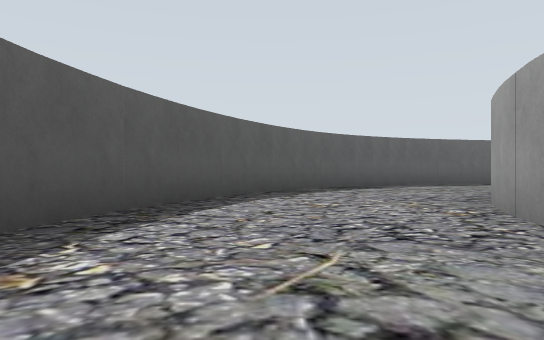
view 1 (above)

18 first-person views from a walk through a robot-simulator world made for Gazebo. The camera is 0.72 m above the floor, looks level and sees 70° across. The floor is counted in squares, 2.5 m on a side. Each view is taken from the middle of a square. On the plan, view 1 faces up. The plan holds only what a view shows up to about 9 squares ahead; the rest is blank. The place goes on beyond the plan.

view 2
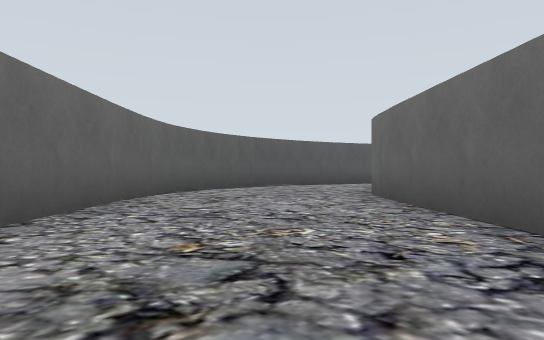

view 3
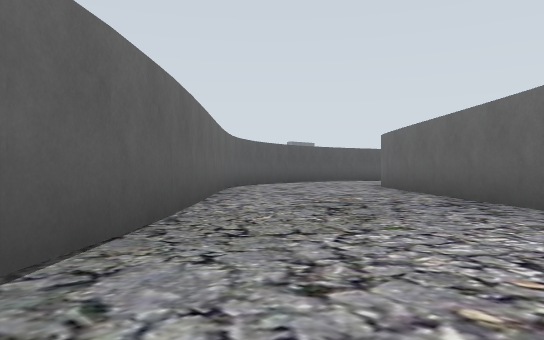

view 4
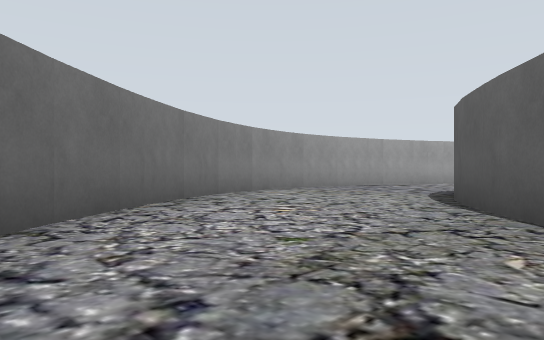

view 5
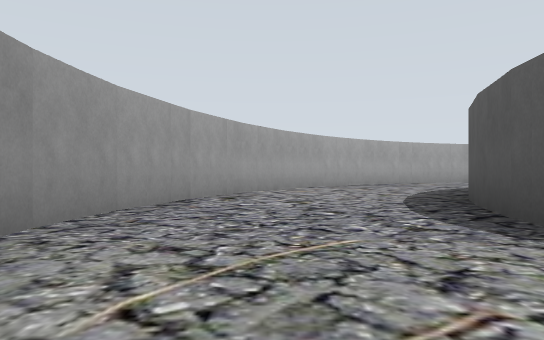

view 6
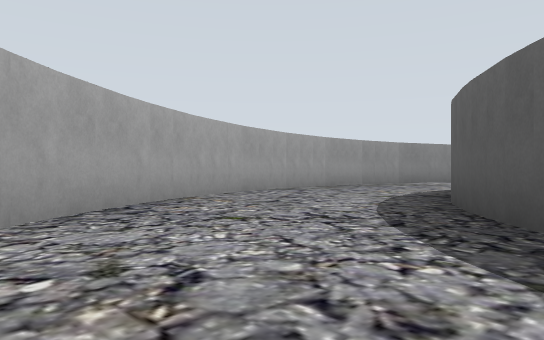

view 7
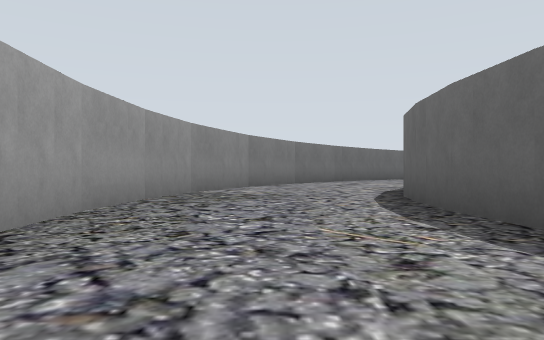

view 8
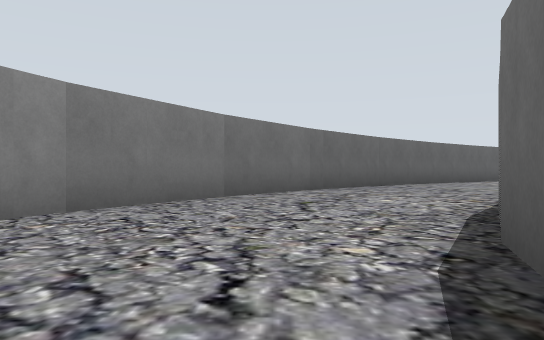

view 9
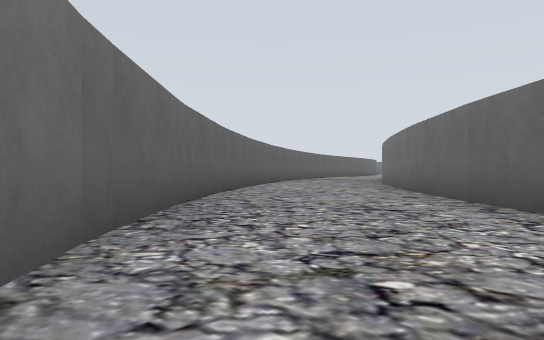

view 10
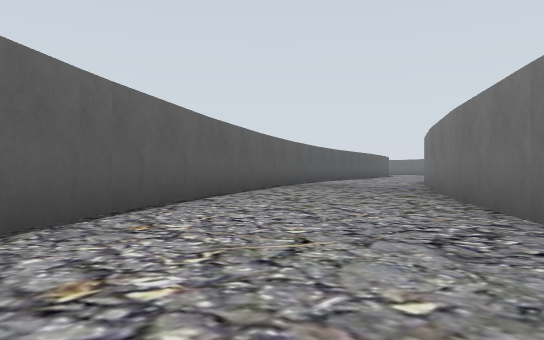

view 11
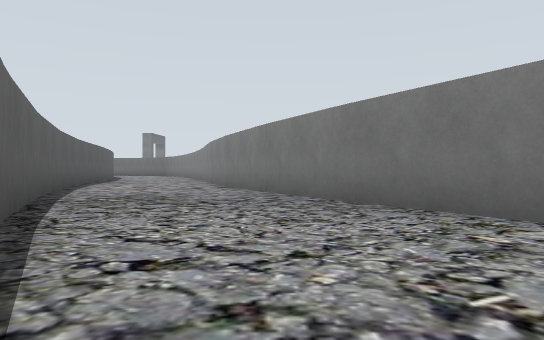

view 12
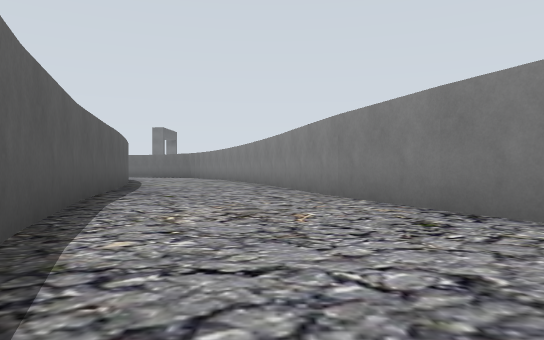

view 13
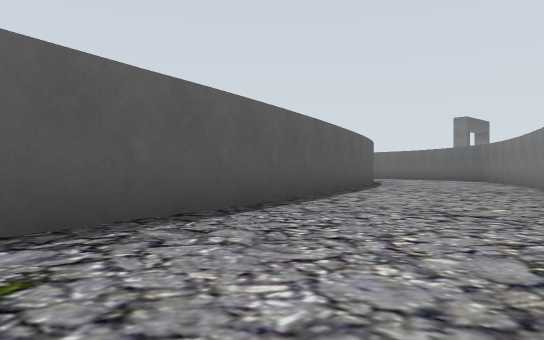

view 14
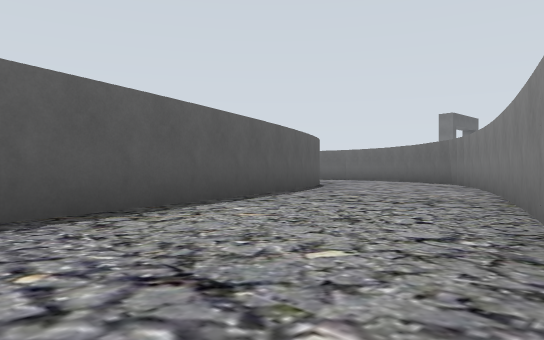

view 15
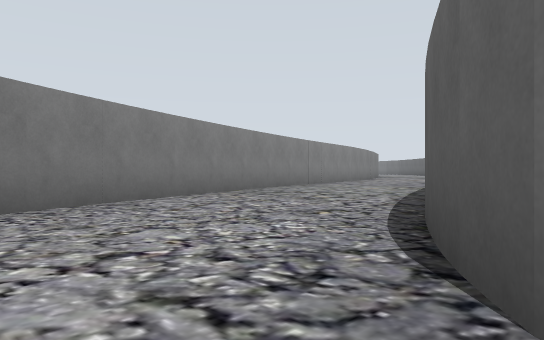

view 16
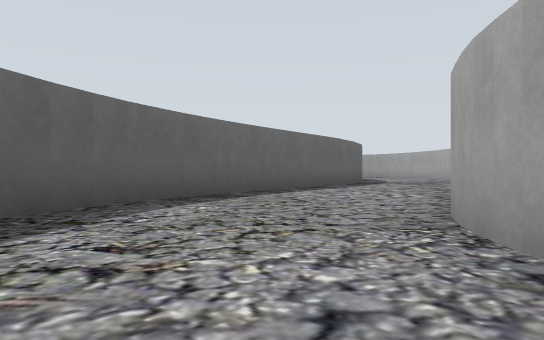

view 17
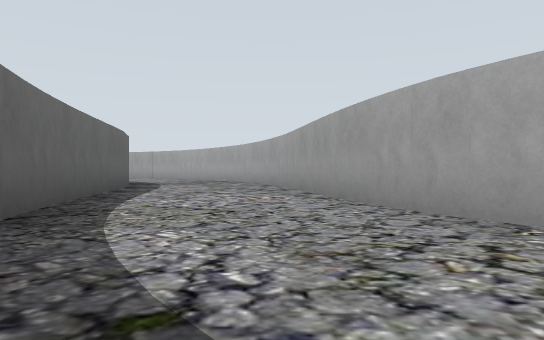

view 18
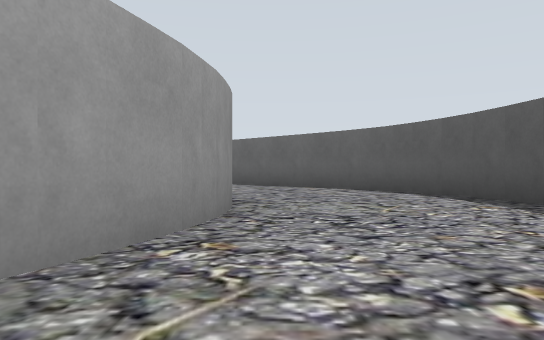

### Floor plan
Points are (right, up) in squares from view 1. A wall is a line through its corners. A room is listed if a view was taken in it or the views show most of it. See-through windows are left out.
Room 1 (views 1, 2, 3, 4, 5, 6, 7, 8, 9, 10, 11, 12, 13, 14, 15, 16, 17, 18)
walls: (-0.6, -1.3) (0, -2.1); (-0.1, -2) (2.9, -4.7); (-1, -0.5) (-0.6, -1.4); (-1.3, 0.8) (-1.1, -0.1) (-1, -0.6); (1.3, 1.2) (1.3, 1.7); (1.3, 1.6) (1.4, 2.2); (-1.3, 1.7) (-1.2, 0.7); (1.4, 2.1) (1.9, 3.5); (-1.1, 2.9) (-1.3, 1.6); (2.8, -4.6) (3.9, -6) (4.2, -6.5); (-0.7, 3.9) (-1.1, 2.7); (-0.4, 4.6) (-0.7, 3.8); (2.5, 4.3) (2.9, 4.6) (3.3, 4.8); (5.5, -3.7) (1.6, -0.1); (0, 5.3) (-0.4, 4.5); (4.2, -6.4) (4.4, -6.9); (3.5, 4.9) (4.3, 5.2); (0.5, 5.9) (0, 5.2); (6, -4.5) (5.3, -3.6); (4.2, 5.2) (8.7, 6.1) (9.6, 6.4); (6.4, -5.2) (5.9, -4.4); (6.8, -5.9) (6.3, -5); (4.6, -8.3) (4.4, -9.1); (2.9, 7.5) (2.1, 7.1) (1.4, 6.7) (0.8, 6.2) (0.5, 5.8); (7.1, -6.7) (6.7, -5.8); (4.4, -9) (4.1, -9.9); (7.2, -8) (7.2, -7.5) (7, -6.5); (5, 8) (2.8, 7.4); (7.1, -8.8) (7.2, -7.8); (2.9, -11.3) (2.6, -11.7); (2.7, -11.5) (2, -12.1); (-9.6, -6.5) (-12.2, -1.9); (-6.5, -10) (-7.2, -9.3) (-9.5, -6.7); (2.1, -12) (1.5, -12.3); (-4, -11.8) (-4.5, -11.5); (-2.9, -12.3) (-3.6, -12.1); (0.1, -12.7) (-0.8, -12.8); (7.1, 8.3) (4.9, 7.9); (-0.6, -12.8) (-1.5, -12.7) (-2.3, -12.5); (-12.1, -1.9) (-13.4, 1.2); (5.8, -12) (6.4, -10.9) (6.8, -9.9) (7.1, -8.7); (8.2, 8.6) (7, 8.3); (4.5, -13.4) (5.1, -12.8) (5.9, -11.8); (8.8, 8.9) (8.2, 8.7); (-13.3, 1.2) (-13.8, 3.3); (-9.1, -11) (-7.8, -12.3); (3.3, -14.3) (4.6, -13.3); (-7.9, -12.2) (-6.2, -13.5); (-12.6, -6.6) (-9.2, -11.2); (-6.3, -13.5) (-4.6, -14.5); (-13.7, -4.4) (-12.5, -6.6); (1.5, -15.1) (2.6, -14.6) (3.4, -14.2); (-4.7, -14.4) (-2.8, -15.1); (-2.9, -15) (-1.7, -15.3); (0.4, -15.3) (1.6, -15); (-1.9, -15.2) (-0.7, -15.3) (0.5, -15.2); (-13.7, 3.3) (-15.1, 7.5); (-15.1, -1) (-13.7, -4.6); (-15, 7.4) (-16.2, 10); (-17.2, 6.1) (-15.3, -1.2); (-16.3, 10) (-16.6, 10.6); (-18.2, 8.3) (-17.2, 5.9); (-18.7, 9) (-18.2, 8.2); (-18.9, 9.3) (-18.6, 8.9)

Positions as (right, up) in squares from view 1, and headings:
1: (0, 0), facing up
2: (4, -4), facing up-left
3: (5, -6), facing up-left
4: (3, -3), facing down-right
5: (6, -6), facing down
6: (5, -11), facing down-left
7: (2, -14), facing left
8: (-2, -13), facing left
9: (-6, -13), facing up-left
10: (-9, -9), facing up-left
11: (-12, -7), facing up
12: (-14, -3), facing up
13: (-14, 1), facing up-left
14: (-14, 3), facing up-left
15: (-19, 10), facing down-right
16: (1, 4), facing up-right
17: (1, 6), facing right
18: (1, 4), facing down
